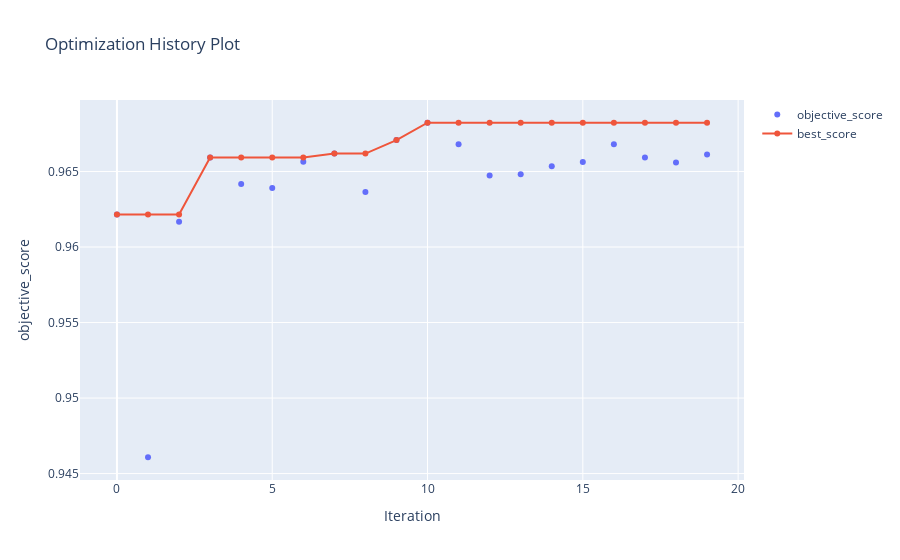

This figure's notebook cell:
### Code cell
algo_object.plot_history()

### Figure 1 — Plotly figure (JSON) as saved in the notebook; plotly's stock layout.template omitted (floating-point values rounded to 4 significant figures)
{"data": [{"mode": "markers", "name": "objective_score", "type": "scatter", "x": [0, 1, 2, 3, 4, 5, 6, 7, 8, 9, 10, 11, 12, 13, 14, 15, 16, 17, 18, 19], "y": [0.9622, 0.9461, 0.9617, 0.9659, 0.9642, 0.9639, 0.9656, 0.9662, 0.9636, 0.9671, 0.9682, 0.9668, 0.9647, 0.9648, 0.9653, 0.9656, 0.9668, 0.9659, 0.9656, 0.9661]}, {"mode": "lines+markers", "name": "best_score", "type": "scatter", "x": [0, 1, 2, 3, 4, 5, 6, 7, 8, 9, 10, 11, 12, 13, 14, 15, 16, 17, 18, 19], "y": [0.9622, 0.9622, 0.9622, 0.9659, 0.9659, 0.9659, 0.9659, 0.9662, 0.9662, 0.9671, 0.9682, 0.9682, 0.9682, 0.9682, 0.9682, 0.9682, 0.9682, 0.9682, 0.9682, 0.9682]}], "layout": {"title": {"text": "Optimization History Plot"}, "xaxis": {"title": {"text": "Iteration"}}, "yaxis": {"title": {"text": "objective_score"}}}}
